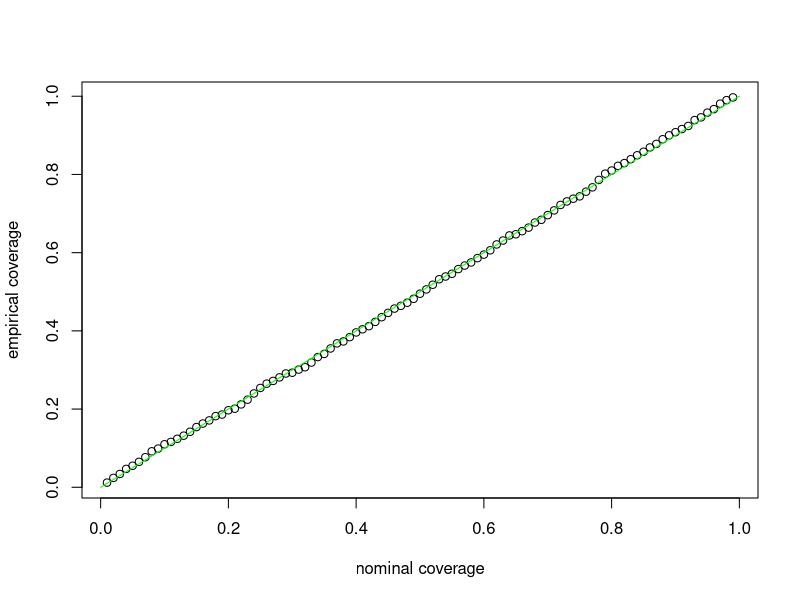

Write the R code that produced this figure.



# Confidence interal for the slope coefficient in simple linear regression
n = 100
p = 2
beta = runif( n=p, min=1, max=5) * (-1)^(runif(p) < .5)
sigma = 1

x = rnorm(n)
y = beta[1] + beta[2]*x + rnorm( n, sd=sigma)

# Construct a level 1-alpha confidence interval
alpha = .05
beta_1_hat = sum((x - mean(x))*y) / sum((x - mean(x))^2)
se_beta_1_hat = sigma / sqrt(sum((x - mean(x))^2))
critical_z = qnorm(1 - alpha/2)  # qnorm gives the inverse Gaussian CDF
lower = beta_1_hat - critical_z * se_beta_1_hat; lower
upper = beta_1_hat + critical_z * se_beta_1_hat; upper
beta[2]

# Verify that the 1-alpha confidence interval achieves its nominal 1-alpha level
# of coverage by simulating sythetic data
N = 1000  # Number of simulated data sets
se_beta_1_hat = sigma / sqrt(sum((x - mean(x))^2))
critical_z = qnorm(1 - alpha/2)
coverage = 0
for(k in 1:N){
	
	y = beta[1] + beta[2]*x + rnorm( n, sd=sigma)
	beta_1_hat = sum((x - mean(x))*y) / sum((x - mean(x))^2)
	lower = beta_1_hat - critical_z * se_beta_1_hat
	upper = beta_1_hat + critical_z * se_beta_1_hat
	
	if( lower < beta[2] & beta[2] < upper)  coverage = coverage +1
}
coverage = coverage / N; coverage

# Repeat the above simulation study over the grid of 1-alpha {.01,.02, ..., .99}
nominal_coverage = seq( .01, .99, by=.01)
coverage = rep( 0, length(nominal_coverage))
se_beta_1_hat = sigma / sqrt(sum((x - mean(x))^2))
for(k in 1:N){
	
	y = beta[1] + beta[2]*x + rnorm( n, sd=sigma)
	beta_1_hat = sum((x - mean(x))*y) / sum((x - mean(x))^2)
	
	for(r in 1:length(nominal_coverage)){
		alpha = 1-nominal_coverage[r]
		critical_z = qnorm(1 - alpha/2)
		lower = beta_1_hat - critical_z * se_beta_1_hat
		upper = beta_1_hat + critical_z * se_beta_1_hat
	
		if( lower < beta[2] & beta[2] < upper)  coverage[r] = coverage[r] +1
	}
}
coverage = coverage / N

plot( nominal_coverage, coverage, xlab="nominal coverage", 
      ylab="empirical coverage")
lines( c(0,1), c(0,1), col="green")


# Prediction interval for linear regression
n = 100
p = 2
beta = runif( n=p, min=1, max=5) * (-1)^(runif(p) < .5)
sigma = 1

X = cbind( 1, matrix( rnorm(n*(p-1)), ncol=p-1))
Y = X %*% beta + rnorm( n, sd=sigma)

beta_hat = solve(t(X) %*% X) %*% t(X) %*% Y

x_test = cbind( 1, matrix( rnorm(1*(p-1)), ncol=p-1))
Y_test = x_test %*% beta + rnorm( 1, sd=sigma)

# Construct a level 1-alpha prediction interval
alpha = .05
critical_z = qnorm(1 - alpha/2)
se_y_pred = sigma * sqrt(x_test %*% solve(t(X) %*% X) %*% t(x_test) + 1)
lower = x_test %*% beta_hat - critical_z * se_y_pred; lower
upper = x_test %*% beta_hat + critical_z * se_y_pred; upper
Y_test

# Verify that the 1-alpha prediction interval achieves its nominal 1-alpha level
# of coverage by simulating sythetic data
N = 1000  # Number of simulated data sets
critical_z = qnorm(1 - alpha/2)
coverage = 0
for(k in 1:N){
	
	x_test = cbind( 1, matrix( rnorm(1*(p-1)), ncol=p-1))
	Y_test = x_test %*% beta + rnorm( 1, sd=sigma)
	
	se_y_pred = sigma * sqrt(x_test %*% solve(t(X) %*% X) %*% t(x_test) + 1)
	lower = x_test %*% beta_hat - critical_z * se_y_pred
	upper = x_test %*% beta_hat + critical_z * se_y_pred
	
	if( lower < Y_test & Y_test < upper)  coverage = coverage +1
}
coverage = coverage / N; coverage




























